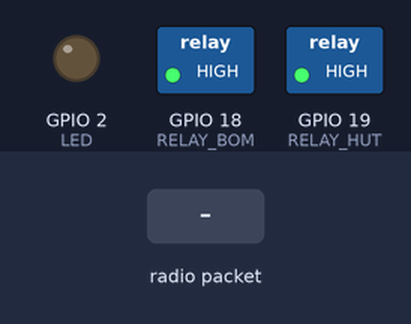
Recording of a sketch running on a simulated ESP32. On the bench: switched loads named in the sketch (green lamp = pin HIGH), output pins drawn as LEDs (lit = HIGH). Inputs (shaded band) come from the test bench. What the sketch prints to the serial monitor is not drawn.

Above: at 1.2 s.
1.3 s: radio packet "pump" arrives
At 2.3 s:
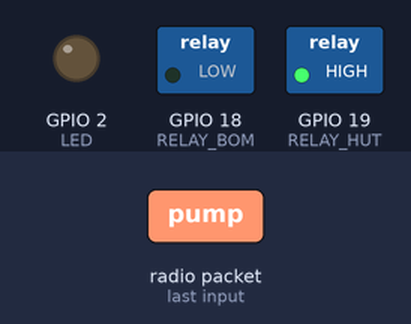
2.8 s: radio packet "valve on" arrives
At 3.5 s:
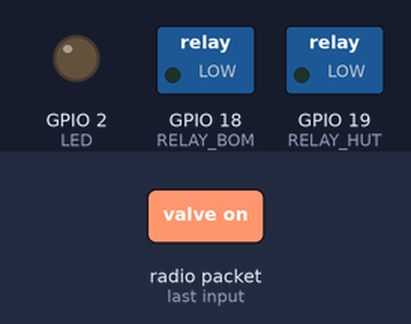
4.3 s: radio packet "no pump" arrives
At 4.6 s:
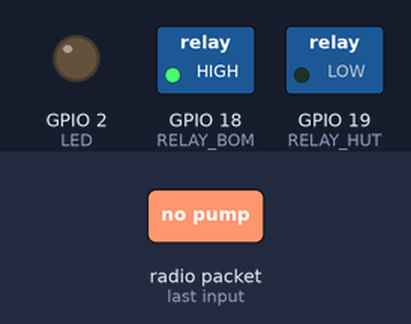
Timing chart, 0 to 7.3 s (numbered marks = the images above; inputs shaded):
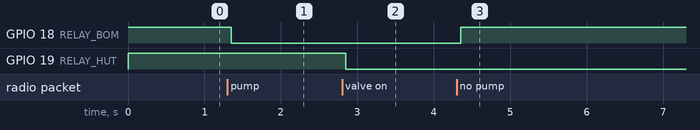

The sketch:

esp32receiver_2.ino
```cpp
#include <esp_now.h>
#include <esp_wifi.h>
#include <WiFi.h>
#include <ESPAsyncWebServer.h>
#define RELAY_BOM 18
#define RELAY_HUT 19
#define LED 2

bool airSystemActive = false;


//unsigned long snore_flag_count = 0;
//unsigned long pump_activation_count = 0;

// Ghi ra Serial1 khi nhận được tin nhắn
void sendToSerial1(const String& message) {
  Serial1.println(message);
}

AsyncWebServer server(80);

void OnDataRecv(const uint8_t * mac, const uint8_t *incomingData, int len) {
    char msg[32];
    memcpy(msg, incomingData, len);
    msg[len] = '\0';

    Serial.print("Received message: ");
    Serial.println(msg);

    if (strcmp(msg, "pump") == 0) {
        Serial.println("→ Bật bơm");
        digitalWrite(RELAY_BOM, LOW);
        sendToSerial1("pump");

    } else if (strcmp(msg, "no pump") == 0) {
        Serial.println("→ Tắt bơm");
        digitalWrite(RELAY_BOM, HIGH);

    } else if (strcmp(msg, "valve on") == 0) {
        Serial.println("→ Đóng van");
        digitalWrite(RELAY_HUT, LOW); // Đóng van
        sendToSerial1("valve on");

    } else if (strcmp(msg, "valve off") == 0) {
        Serial.println("→ Mở van");
        digitalWrite(RELAY_HUT, HIGH); // Mở van
        sendToSerial1("valve off");

    } else if (strcmp(msg, "snoring episode") == 0) {
        sendToSerial1("snoring episode");

    } else if (strcmp(msg, "snoring") == 0) {
        sendToSerial1("snoring");
    }
}


void setup() {
    Serial.begin(115200);
    Serial1.begin(9600, SERIAL_8N1, 16, 17);  // RX=16, TX=17
    //setCpuFrequencyMhz(80);
    WiFi.mode(WIFI_STA);

    if (esp_now_init() != ESP_OK) {
        Serial.println("ESP-NOW init failed!");
        return;
    }

    esp_now_register_recv_cb(OnDataRecv);

    pinMode(LED, OUTPUT);
    pinMode(RELAY_BOM, OUTPUT);
    pinMode(RELAY_HUT, OUTPUT);
    digitalWrite(RELAY_BOM, HIGH); // Tắt bơm mặc định
    digitalWrite(RELAY_HUT, HIGH); // Tắt hút mặc định

    // Giao diện Web

    Serial.println("ESP32 Receiver Ready");
}

void loop() {
    // Không cần làm gì trong loop, mọi xử lý nằm trong callback
    delay(100);
}
```

Measured:
- after the input at 1.3 s, GPIO 18 (RELAY_BOM): HIGH → LOW after 0.05 s
- after the input at 2.8 s, GPIO 19 (RELAY_HUT): HIGH → LOW after 0.05 s
- after the input at 4.3 s, GPIO 18 (RELAY_BOM): LOW → HIGH after 0.05 s
